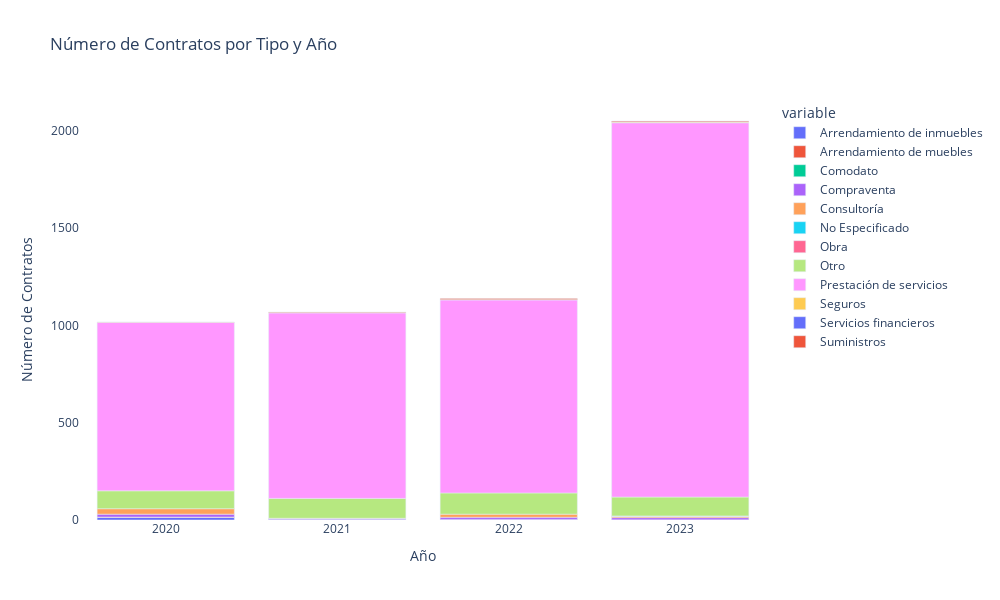

The notebook cell saved with this chart:
### Code cell
# Realizar agrupaciones
DF_tipo_por_año = DF_contratos_v1.groupby(['fecha_de_firma_ano', 'tipo_de_contrato']).size().unstack().reset_index()

# Crear gráfico
fig = px.bar(
    DF_tipo_por_año, 
    x='fecha_de_firma_ano', 
    y=DF_tipo_por_año.columns[1:],
    title='Número de Contratos por tipo y Año',
    labels={'fecha_de_firma_ano': 'Año'}
)

# Diseño
fig.update_layout(
    xaxis_title='Año',
    yaxis_title='Número de Contratos',
    title='Número de Contratos por Tipo y Año',
    plot_bgcolor='rgba(0, 0, 0, 0)',
    xaxis_tickangle = 0,
    showlegend = True,
    height = 600,
    width = 1000
)

# Mostrar el gráfico
fig.show()

### Figure 1 — Plotly figure (JSON) as saved in the notebook; plotly's stock layout.template omitted (floating-point values rounded to 4 significant figures)
{"data": [{"alignmentgroup": "True", "hovertemplate": "variable=Arrendamiento de inmuebles<br>Año=%{x}<br>value=%{y}<extra></extra>", "legendgroup": "Arrendamiento de inmuebles", "marker": {"color": "#636efa", "pattern": {"shape": ""}}, "name": "Arrendamiento de inmuebles", "offsetgroup": "Arrendamiento de inmuebles", "orientation": "v", "showlegend": true, "textposition": "auto", "type": "bar", "x": ["2020", "2021", "2022", "2023"], "xaxis": "x", "y": [14, 1, 3, 1], "yaxis": "y"}, {"alignmentgroup": "True", "hovertemplate": "variable=Arrendamiento de muebles<br>Año=%{x}<br>value=%{y}<extra></extra>", "legendgroup": "Arrendamiento de muebles", "marker": {"color": "#EF553B", "pattern": {"shape": ""}}, "name": "Arrendamiento de muebles", "offsetgroup": "Arrendamiento de muebles", "orientation": "v", "showlegend": true, "textposition": "auto", "type": "bar", "x": ["2020", "2021", "2022", "2023"], "xaxis": "x", "y": [1, null, null, null], "yaxis": "y"}, {"alignmentgroup": "True", "hovertemplate": "variable=Comodato<br>Año=%{x}<br>value=%{y}<extra></extra>", "legendgroup": "Comodato", "marker": {"color": "#00cc96", "pattern": {"shape": ""}}, "name": "Comodato", "offsetgroup": "Comodato", "orientation": "v", "showlegend": true, "textposition": "auto", "type": "bar", "x": ["2020", "2021", "2022", "2023"], "xaxis": "x", "y": [null, 1, null, null], "yaxis": "y"}, {"alignmentgroup": "True", "hovertemplate": "variable=Compraventa<br>Año=%{x}<br>value=%{y}<extra></extra>", "legendgroup": "Compraventa", "marker": {"color": "#ab63fa", "pattern": {"shape": ""}}, "name": "Compraventa", "offsetgroup": "Compraventa", "orientation": "v", "showlegend": true, "textposition": "auto", "type": "bar", "x": ["2020", "2021", "2022", "2023"], "xaxis": "x", "y": [15, 6, 11, 11], "yaxis": "y"}, {"alignmentgroup": "True", "hovertemplate": "variable=Consultoría<br>Año=%{x}<br>value=%{y}<extra></extra>", "legendgroup": "Consultoría", "marker": {"color": "#FFA15A", "pattern": {"shape": ""}}, "name": "Consultoría", "offsetgroup": "Consultoría", "orientation": "v", "showlegend": true, "textposition": "auto", "type": "bar", "x": ["2020", "2021", "2022", "2023"], "xaxis": "x", "y": [28, null, 16, 7], "yaxis": "y"}, {"alignmentgroup": "True", "hovertemplate": "variable=No Especificado<br>Año=%{x}<br>value=%{y}<extra></extra>", "legendgroup": "No Especificado", "marker": {"color": "#19d3f3", "pattern": {"shape": ""}}, "name": "No Especificado", "offsetgroup": "No Especificado", "orientation": "v", "showlegend": true, "textposition": "auto", "type": "bar", "x": ["2020", "2021", "2022", "2023"], "xaxis": "x", "y": [null, null, null, 1], "yaxis": "y"}, {"alignmentgroup": "True", "hovertemplate": "variable=Obra<br>Año=%{x}<br>value=%{y}<extra></extra>", "legendgroup": "Obra", "marker": {"color": "#FF6692", "pattern": {"shape": ""}}, "name": "Obra", "offsetgroup": "Obra", "orientation": "v", "showlegend": true, "textposition": "auto", "type": "bar", "x": ["2020", "2021", "2022", "2023"], "xaxis": "x", "y": [null, 1, null, 1], "yaxis": "y"}, {"alignmentgroup": "True", "hovertemplate": "variable=Otro<br>Año=%{x}<br>value=%{y}<extra></extra>", "legendgroup": "Otro", "marker": {"color": "#B6E880", "pattern": {"shape": ""}}, "name": "Otro", "offsetgroup": "Otro", "orientation": "v", "showlegend": true, "textposition": "auto", "type": "bar", "x": ["2020", "2021", "2022", "2023"], "xaxis": "x", "y": [92, 102, 109, 97], "yaxis": "y"}, {"alignmentgroup": "True", "hovertemplate": "variable=Prestación de servicios<br>Año=%{x}<br>value=%{y}<extra></extra>", "legendgroup": "Prestación de servicios", "marker": {"color": "#FF97FF", "pattern": {"shape": ""}}, "name": "Prestación de servicios", "offsetgroup": "Prestación de servicios", "orientation": "v", "showlegend": true, "textposition": "auto", "type": "bar", "x": ["2020", "2021", "2022", "2023"], "xaxis": "x", "y": [866, 954, 992, 1924], "yaxis": "y"}, {"alignmentgroup": "True", "hovertemplate": "variable=Seguros<br>Año=%{x}<br>value=%{y}<extra></extra>", "legendgroup": "Seguros", "marker": {"color": "#FECB52", "pattern": {"shape": ""}}, "name": "Seguros", "offsetgroup": "Seguros", "orientation": "v", "showlegend": true, "textposition": "auto", "type": "bar", "x": ["2020", "2021", "2022", "2023"], "xaxis": "x", "y": [2, 1, 3, 4], "yaxis": "y"}, {"alignmentgroup": "True", "hovertemplate": "variable=Servicios financieros<br>Año=%{x}<br>value=%{y}<extra></extra>", "legendgroup": "Servicios financieros", "marker": {"color": "#636efa", "pattern": {"shape": ""}}, "name": "Servicios financieros", "offsetgroup": "Servicios financieros", "orientation": "v", "showlegend": true, "textposition": "auto", "type": "bar", "x": ["2020", "2021", "2022", "2023"], "xaxis": "x", "y": [null, null, null, 1], "yaxis": "y"}, {"alignmentgroup": "True", "hovertemplate": "variable=Suministros<br>Año=%{x}<br>value=%{y}<extra></extra>", "legendgroup": "Suministros", "marker": {"color": "#EF553B", "pattern": {"shape": ""}}, "name": "Suministros", "offsetgroup": "Suministros", "orientation": "v", "showlegend": true, "textposition": "auto", "type": "bar", "x": ["2020", "2021", "2022", "2023"], "xaxis": "x", "y": [null, 3, 5, 4], "yaxis": "y"}], "layout": {"barmode": "relative", "height": 600, "legend": {"title": {"text": "variable"}, "tracegroupgap": 0}, "plot_bgcolor": "rgba(0, 0, 0, 0)", "showlegend": true, "title": {"text": "Número de Contratos por Tipo y Año"}, "width": 1000, "xaxis": {"anchor": "y", "domain": [0, 1], "tickangle": 0, "title": {"text": "Año"}}, "yaxis": {"anchor": "x", "domain": [0, 1], "title": {"text": "Número de Contratos"}}}}
